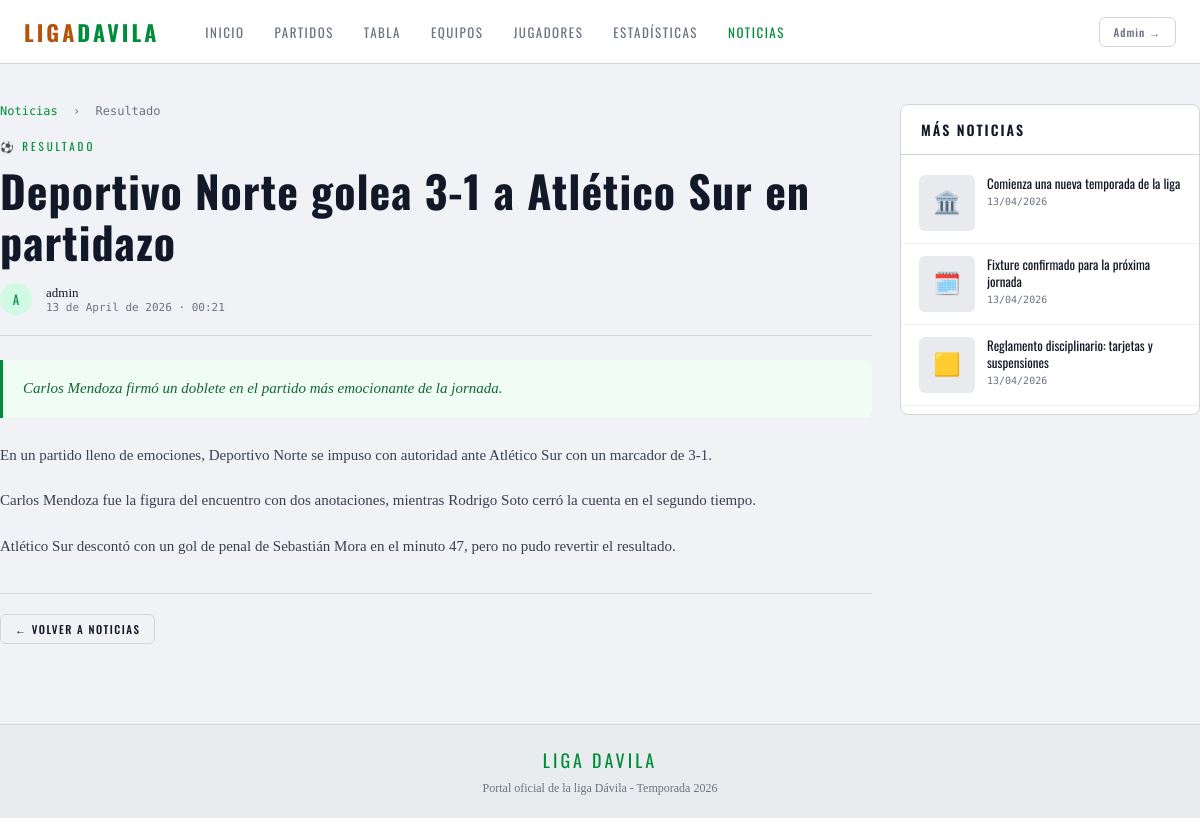
The app's page /noticias/1 with its own data.
### app/models/__init__.py (models this page shows, shortened)
class Noticia(db.Model):
    __tablename__ = 'noticias'
    id         = db.Column(db.Integer, primary_key=True)
    titulo     = db.Column(db.String(200), nullable=False)
    resumen    = db.Column(db.String(400))
    cuerpo     = db.Column(db.Text, nullable=False)
    imagen_url = db.Column(db.String(300))
    categoria  = db.Column(db.String(30), default='general')
    publicada  = db.Column(db.Boolean, default=False)
    creado_en  = db.Column(db.DateTime, default=datetime.utcnow)
    autor_id   = db.Column(db.Integer, db.ForeignKey('usuarios.id'))
    autor = db.relationship('Usuario', backref='noticias')
    CATEGORIAS = {
        'general':        ('📰', 'General'),
        'resultado':      ('⚽', 'Resultado'),
        'fixture':        ('🗓️', 'Fixture'),
        'disciplina':     ('🟨', 'Disciplina'),
        'transferencia':  ('🔄', 'Transferencia'),
        'institucional':  ('🏛️', 'Institucional'),
    }
    @property
    def categoria_display(self):
        return self.CATEGORIAS.get(self.categoria, ('📰', self.categoria))

class Usuario(UserMixin, db.Model):
    __tablename__ = 'usuarios'
    id = db.Column(db.Integer, primary_key=True)
    username = db.Column(db.String(64), unique=True, nullable=False)
    email = db.Column(db.String(120), unique=True, nullable=False)
    password_hash = db.Column(db.String(256), nullable=False)
    es_admin = db.Column(db.Boolean, default=False)
    creado_en = db.Column(db.DateTime, default=datetime.utcnow)

### app/routes/public.py (the view)
@public_bp.route('/noticias/<int:id>')
def noticia_detalle(id):
    noticia   = Noticia.query.get_or_404(id)
    if not noticia.publicada:
        abort(404)
    recientes = Noticia.query.filter_by(publicada=True)\
        .filter(Noticia.id != id)\
        .order_by(Noticia.creado_en.desc()).limit(4).all()
    return render_template('public/noticia_detalle.html',
        noticia=noticia, recientes=recientes)

### app/templates/public/noticia_detalle.html (shortened to what this page needs)
{% extends 'public/base_public.html' %}
{% block content %}
<div class="container page-wrap">
  <div style="display:grid; grid-template-columns:1fr 300px; gap:28px; align-items:start;">
    <article class="fade-up">
      <div style="font-size:12px; color:var(--muted); margin-bottom:20px; font-family:var(--f-mono);">
        <a href="{{ url_for('public.noticias') }}" style="color:var(--verde); text-decoration:none;">Noticias</a>
        <span style="margin:0 8px;">›</span>
        <span>{{ noticia.categoria_display[1] }}</span>
      </div>
      <div class="news-cat" style="font-size:11px; letter-spacing:3px; color:var(--verde); font-family:var(--f-title); margin-bottom:12px; text-transform:uppercase;">
        {{ noticia.categoria_display[0] }} {{ noticia.categoria_display[1] }}
      </div>
      <h1 style="font-family:var(--f-title); font-size:clamp(28px,5vw,44px); font-weight:700; letter-spacing:1px; line-height:1.15; margin-bottom:16px;">
        {{ noticia.titulo }}
      </h1>
      <div style="display:flex; align-items:center; gap:14px; margin-bottom:24px; padding-bottom:20px; border-bottom:1px solid var(--borde);">
        <div style="width:32px; height:32px; border-radius:50%; background:var(--verde-dim); display:flex; align-items:center; justify-content:center; font-family:var(--f-title); font-size:13px; color:var(--verde);">
          {{ noticia.autor.username[0].upper() if noticia.autor else 'L' }}
        </div>
        <div>
          <div style="font-size:13px; font-weight:500; color:var(--texto);">{{ noticia.autor.username if noticia.autor else 'Liga FC' }}</div>
          <div style="font-size:11px; color:var(--muted); font-family:var(--f-mono);">{{ noticia.creado_en.strftime('%d de %B de %Y · %H:%M') }}</div>
        </div>
      </div>
      {% if noticia.resumen %}
      <div style="background:#f0fdf4; border-left:3px solid var(--verde); border-radius:0 8px 8px 0; padding:16px 20px; margin-bottom:24px; font-size:15px; color:#166534; line-height:1.7; font-style:italic;">
        {{ noticia.resumen }}
      </div>
      {% endif %}
      <div style="font-size:15px; line-height:1.85; color:#374151;">
        {% for parrafo in noticia.cuerpo.split('\n') %}
          {% if parrafo.strip() %}
          <p style="margin-bottom:18px;">{{ parrafo }}</p>
          {% endif %}
        {% endfor %}
      </div>
      <div style="margin-top:32px; padding-top:20px; border-top:1px solid var(--borde);">
        <a href="{{ url_for('public.noticias') }}" class="btn btn-outline btn-sm">← Volver a noticias</a>
      </div>
    </article>
    <aside class="fade-up-2">
      <div class="card" style="position:sticky; top:80px;">
        <div class="card-head"><span class="card-title">Más noticias</span></div>
        <div style="padding:8px 0;">
          {% for n in recientes %}
          <a href="{{ url_for('public.noticia_detalle', id=n.id) }}"
             style="display:flex; gap:12px; padding:12px 18px; border-bottom:1px solid rgba(0,0,0,.05);
                    text-decoration:none; color:inherit; transition:background .15s;"
             onmouseover="this.style.background='rgba(0,0,0,.03)'"
             onmouseout="this.style.background='transparent'">
            {% if n.imagen_url %}
            <img src="{{ n.imagen_url }}" alt=""
                 style="width:56px; height:56px; object-fit:cover; border-radius:6px; flex-shrink:0;"
                 onerror="this.style.display='none'">
            {% else %}
            <div style="width:56px; height:56px; background:var(--grafito); border-radius:6px; flex-shrink:0; display:flex; align-items:center; justify-content:center; font-size:22px;">
              {{ n.categoria_display[0] }}
            </div>
            {% endif %}
            <div style="flex:1; min-width:0;">
              <div style="font-family:var(--f-title); font-size:13px; line-height:1.3; margin-bottom:4px; overflow:hidden; display:-webkit-box; -webkit-line-clamp:2; -webkit-box-orient:vertical;">
                {{ n.titulo }}
              </div>
              <div style="font-size:10px; color:var(--muted); font-family:var(--f-mono);">{{ n.creado_en.strftime('%d/%m/%Y') }}</div>
            </div>
          </a>
          {% endfor %}
        </div>
      </div>
    </aside>
  </div>
</div>
{% endblock %}

### app/templates/public/base_public.html (style rules this page uses)
*, *::before, *::after { box-sizing: border-box; margin: 0; padding: 0; }
:root { --negro: #f0f2f5; --carbon: #ffffff; --grafito: #e8eaed; --borde: #d1d5db; --texto: #111827; --muted: #6b7280; --verde: #008c3a; --amarillo: #f5f505e2; --verde-dim: #d1fae5; --acento: #b45309; --rojo: #dc2626; --azul: #1d4ed8; --f-title: 'Oswald', sans-serif; --f-body: 'Source Serif 4', serif; --f-mono: 'DM Mono', monospace; --nav-h: 64px; --max-w: 1200px; --radius: 8px; }
html { scroll-behavior: smooth; }
body { font-family: var(--f-body); background: var(--negro); color: var(--texto); min-height: 100vh; }
.container { max-width: var(--max-w); margin: 0 auto; padding: 0 24px; }
.page-wrap { padding: 40px 0 80px; }
.card { background: var(--carbon); border: 1px solid var(--borde); border-radius: var(--radius); overflow: hidden; }
.card-head { display: flex; justify-content: space-between; align-items: center; padding: 14px 20px; border-bottom: 1px solid var(--borde); }
.card-title { font-family: var(--f-title); font-size: 14px; font-weight: 600; letter-spacing: 2px; text-transform: uppercase; color: var(--texto); }
.btn { font-family: var(--f-title); font-weight: 500; letter-spacing: 1.5px; text-transform: uppercase; font-size: 12px; padding: 9px 20px; border-radius: 6px; cursor: pointer; border: none; text-decoration: none; display: inline-flex; align-items: center; gap: 7px; transition: all .15s; }
.btn-outline { background: transparent; color: var(--texto); border: 1px solid var(--borde); }
.btn-sm { padding: 6px 14px; font-size: 11px; }
.news-cat { font-family: var(--f-title); font-size: 10px; letter-spacing: 2px; color: var(--verde); margin-bottom: 8px; }
.fade-up { animation: fadeUp .5s ease both; }
.fade-up-2 { animation: fadeUp .5s ease .1s both; }

### records on screen
Noticia: categoria "Resultado", categoria "⚽", categoria "RESULTADO", titulo "Deportivo Norte golea 3-1 a Atlético Sur en partidazo", creado_en "13 de April de 2026 · 00:21", resumen "Carlos Mendoza firmó un doblete en el partido más emocionante de la jornada."
Usuario: autor "A", autor "admin"
Noticia: categoria "🏛️", titulo "Comienza una nueva temporada de la liga", creado_en "13/04/2026"
Noticia: categoria "🗓️", titulo "Fixture confirmado para la próxima jornada", creado_en "13/04/2026"
Noticia: categoria "🟨", titulo "Reglamento disciplinario: tarjetas y suspensiones", creado_en "13/04/2026"

### other values on screen
{{ parrafo }} "En un partido lleno de emociones, Deportivo Norte se impuso con autoridad ante Atlético Sur con un marcador de 3-1." "Carlos Mendoza fue la figura del encuentro con dos anotaciones, mientras Rodrigo Soto cerró la cuenta en el segundo tiempo." "Atlético Sur descontó con un gol de penal de Sebastián Mora en el minuto 47, pero no pudo revertir el resultado."
